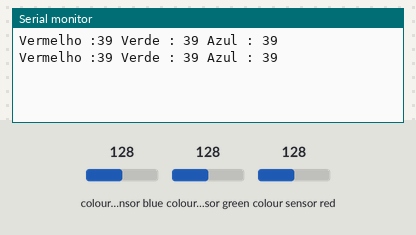
Simulated run of this sketch. Board: Arduino Uno, built with avr-gcc and run on an emulated ATmega328P. Parts: the last lines printed to the serial monitor. Wiring (inferred from the names in the program): TCS3200 colour sensor: output pin 10; S2 pin 12; S3 pin 11; S0 pin 8; S1 pin 9. The test bench sets the inputs (shaded band); at power-on: colour sensor blue 128, colour sensor green 128, colour sensor red 128.

Above: at 1.2 s.
1.3 s: colour sensor blue set to 191
At 2.8 s:
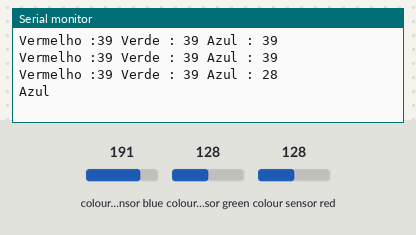
4.3 s: colour sensor green set to 250
At 5.8 s:
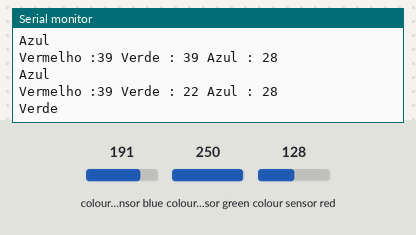
7.3 s: colour sensor red set to 5
At 8.8 s:
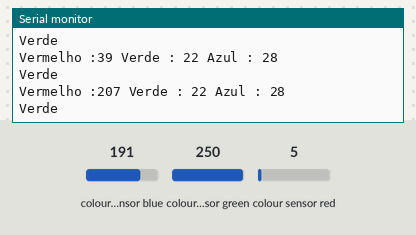

The sketch:

reconheceCor.ino
```cpp
// Programa : Detector de cores usando modulo TCS230
// Alteracoes e comentarios : Arduino e Cia
//
// Baseado no programa original de Martin Mason

//Pinos de conexao do modulo TCS230
const int s0 = 8;
const int s1 = 9;
const int s2 = 12;
const int s3 = 11;
const int out = 10;

//Pinos dos leds
/*int pinoledverm = 2;
int pinoledverd = 3;
int pinoledazul = 4;  */

//Variaveis que armazenam o valor das cores
int red = 0;
int green = 0;
int blue = 0;

void setup()
{
  pinMode(s0, OUTPUT);
  pinMode(s1, OUTPUT);
  pinMode(s2, OUTPUT);
  pinMode(s3, OUTPUT);
  pinMode(out, INPUT);
  /*pinMode(pinoledverm, OUTPUT);
  pinMode(pinoledverd, OUTPUT);
  pinMode(pinoledazul, OUTPUT);  */
  Serial.begin(9600);
  digitalWrite(s0, HIGH);
  digitalWrite(s1, HIGH);
}

void loop()
{
  color(); //Chama a rotina que le as cores
  //Mostra no serial monitor os valores detectados
  Serial.print("Vermelho :");
  Serial.print(red, DEC);
  Serial.print(" Verde : ");
  Serial.print(green, DEC);
  Serial.print(" Azul : ");
  Serial.print(blue, DEC);
  Serial.println();

  //Verifica se a cor vermelha foi detectada
  if (red < blue && red < green && red > 50)
  {
   Serial.println("Vermelho");
   /*digitalWrite(pinoledverm, HIGH); //Acende o led vermelho
   digitalWrite(pinoledverd, LOW);
   digitalWrite(pinoledazul, LOW); */
  }

  //Verifica se a cor azul foi detectada
  else if (blue < red && blue < green)
  {
   Serial.println("Azul");
   /*digitalWrite(pinoledverm, LOW);
   digitalWrite(pinoledverd, LOW);
   digitalWrite(pinoledazul, HIGH); //Acende o led azul  */
  }

  //Verifica se a cor verde foi detectada
  else if (green < red && green < blue)
  {
   Serial.println("Verde");
   /*digitalWrite(pinoledverm, LOW);
   digitalWrite(pinoledverd, HIGH); //Acende o led verde
   digitalWrite(pinoledazul, LOW);  */
  }
  Serial.println();

  //Aguarda 2 segundos, apaga os leds e reinicia o processo
  delay(1000);
  /*digitalWrite(pinoledverm, LOW);
  digitalWrite(pinoledverd, LOW);
  digitalWrite(pinoledazul, LOW);  */
 }

void color()
{
  //Rotina que le o valor das cores
  digitalWrite(s2, LOW);
  digitalWrite(s3, LOW);
  //count OUT, pRed, RED
  red = pulseIn(out, digitalRead(out) == HIGH ? LOW : HIGH);
  digitalWrite(s3, HIGH);
  //count OUT, pBLUE, BLUE
  blue = pulseIn(out, digitalRead(out) == HIGH ? LOW : HIGH);
  digitalWrite(s2, HIGH);
  //count OUT, pGreen, GREEN
  green = pulseIn(out, digitalRead(out) == HIGH ? LOW : HIGH);
}
```

Measured:
- after the input at 1.3 s, the serial monitor: prints a new line after 0.70 s (image 1)
- after the input at 4.3 s, the serial monitor: prints a new line after 0.70 s (image 2)
- after the input at 7.3 s, the serial monitor: prints a new line after 0.71 s (image 3)
